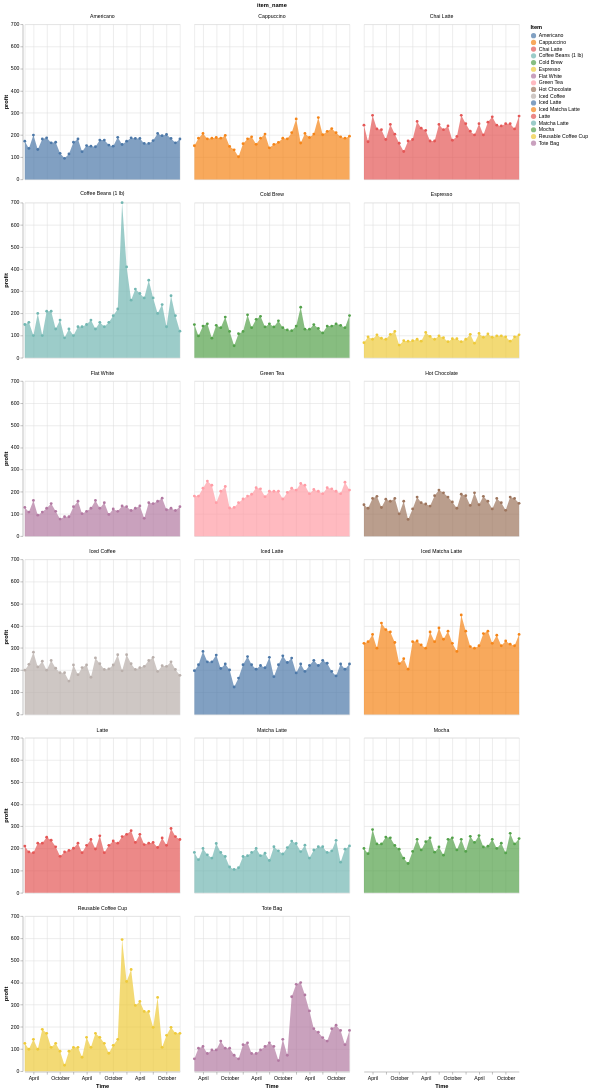

The code cell stored with this chart in its notebook:
### Code cell
item_month_facet = alt.Chart(monthly_items).mark_area(point=True).encode(
    x = alt.X("date_time:T").title("Time"),
    y = alt.Y("profit").title("profit"),
    color = alt.Color("item_name").title("Item")
).facet("item_name", columns = 3)
item_month_facet

### Figure 1 — Vega specification as saved in the notebook (floating-point values rounded to 4 significant figures; data arrays with more than 128 entries replaced by an {"elided": "..."} marker saying what was removed)
{"$schema": "https://vega.github.io/schema/vega/v5.json", "data": [{"name": "source_0", "values": {"elided": "612 records"}, "transform": [{"type": "formula", "expr": "toDate(datum['date_time'])", "as": "date_time"}]}, {"name": "facet_domain", "values": [{"item_name": "Americano", "count": 36}, {"item_name": "Cappuccino", "count": 36}, {"item_name": "Chai Latte", "count": 36}, {"item_name": "Coffee Beans (1 lb)", "count": 36}, {"item_name": "Cold Brew", "count": 36}, {"item_name": "Espresso", "count": 36}, {"item_name": "Flat White", "count": 36}, {"item_name": "Green Tea", "count": 36}, {"item_name": "Hot Chocolate", "count": 36}, {"item_name": "Iced Coffee", "count": 36}, {"item_name": "Iced Latte", "count": 36}, {"item_name": "Iced Matcha Latte", "count": 36}, {"item_name": "Latte", "count": 36}, {"item_name": "Matcha Latte", "count": 36}, {"item_name": "Mocha", "count": 36}, {"item_name": "Reusable Coffee Cup", "count": 36}, {"item_name": "Tote Bag", "count": 36}]}, {"name": "facet_domain_row", "values": [{"data": 0.0}, {"data": 1.0}, {"data": 2.0}, {"data": 3.0}, {"data": 4.0}, {"data": 5.0}]}, {"name": "facet_domain_column", "transform": [{"type": "sequence", "start": 0.0, "stop": {"signal": "min(length(data(\"facet_domain\")), 3)"}}]}, {"name": "data_1", "values": {"elided": "612 records"}, "transform": [{"type": "formula", "expr": "toDate(datum['date_time'])", "as": "date_time"}]}, {"name": "data_2", "values": {"elided": "612 records"}, "transform": [{"type": "formula", "expr": "toDate(datum['date_time'])", "as": "date_time"}]}, {"name": "data_1_color_domain_item_name_0", "values": [{"item_name": "Americano"}, {"item_name": "Cappuccino"}, {"item_name": "Chai Latte"}, {"item_name": "Coffee Beans (1 lb)"}, {"item_name": "Cold Brew"}, {"item_name": "Espresso"}, {"item_name": "Flat White"}, {"item_name": "Green Tea"}, {"item_name": "Hot Chocolate"}, {"item_name": "Iced Coffee"}, {"item_name": "Iced Latte"}, {"item_name": "Iced Matcha Latte"}, {"item_name": "Latte"}, {"item_name": "Matcha Latte"}, {"item_name": "Mocha"}, {"item_name": "Reusable Coffee Cup"}, {"item_name": "Tote Bag"}]}, {"name": "data_2_color_domain_item_name_1", "values": [{"item_name": "Americano"}, {"item_name": "Cappuccino"}, {"item_name": "Chai Latte"}, {"item_name": "Coffee Beans (1 lb)"}, {"item_name": "Cold Brew"}, {"item_name": "Espresso"}, {"item_name": "Flat White"}, {"item_name": "Green Tea"}, {"item_name": "Hot Chocolate"}, {"item_name": "Iced Coffee"}, {"item_name": "Iced Latte"}, {"item_name": "Iced Matcha Latte"}, {"item_name": "Latte"}, {"item_name": "Matcha Latte"}, {"item_name": "Mocha"}, {"item_name": "Reusable Coffee Cup"}, {"item_name": "Tote Bag"}]}], "signals": [{"name": "child_width", "value": 300}, {"name": "child_height", "value": 300}], "marks": [{"type": "group", "name": "facet-title", "title": {"text": "item_name", "offset": 10, "style": "guide-title"}, "role": "column-title"}, {"type": "group", "name": "row_header", "from": {"data": "facet_domain_row"}, "encode": {"update": {"height": {"signal": "child_height"}}}, "axes": [{"scale": "y", "zindex": 0, "tickCount": {"signal": "ceil(child_height/40)"}, "grid": false, "orient": "left", "title": "profit", "labelOverlap": true}], "role": "row-header"}, {"type": "group", "name": "column_footer", "from": {"data": "facet_domain_column"}, "encode": {"update": {"width": {"signal": "child_width"}}}, "axes": [{"scale": "x", "title": "Time", "tickCount": {"signal": "ceil(child_width/40)"}, "zindex": 0, "labelOverlap": true, "orient": "bottom", "labelFlush": true, "grid": false}], "role": "column-footer"}, {"type": "group", "name": "cell", "from": {"facet": {"data": "source_0", "name": "facet", "groupby": ["item_name"]}}, "sort": {"field": ["datum[\"item_name\"]"], "order": ["ascending"]}, "encode": {"update": {"width": {"signal": "child_width"}, "height": {"signal": "child_height"}}}, "data": [{"name": "data_0", "source": "facet", "transform": [{"type": "impute", "field": "profit", "key": "date_time", "method": "value", "groupby": ["item_name"], "value": 0}, {"type": "stack", "field": "profit", "groupby": ["date_time"], "sort": {"field": ["item_name"], "order": ["descending"]}, "as": ["profit_start", "profit_end"], "offset": "zero"}]}, {"name": "data_1", "source": "facet", "transform": [{"type": "stack", "field": "profit", "groupby": ["date_time"], "sort": {"field": ["item_name"], "order": ["descending"]}, "as": ["profit_start", "profit_end"], "offset": "zero"}, {"type": "filter", "expr": "(isDate(datum[\"date_time\"]) || (isValid(datum[\"date_time\"]) && isFinite(+datum[\"date_time\"]))) && isValid(datum[\"profit\"]) && isFinite(+datum[\"profit\"])"}, {"type": "project", "fields": ["date_time", "item_name", "profit_end"]}]}], "marks": [{"type": "group", "name": "child_layer_0_pathgroup", "from": {"facet": {"data": "data_0", "name": "faceted_path_child_layer_0_main", "groupby": ["item_name"]}}, "encode": {"update": {"width": {"field": {"signal": null, "datum": null, "group": "width", "parent": null}}, "height": {"field": {"signal": null, "datum": null, "group": "height", "parent": null}}}}, "marks": [{"type": "area", "name": "child_layer_0_marks", "from": {"data": "faceted_path_child_layer_0_main"}, "sort": {"field": "x"}, "encode": {"update": {"y": {"field": "profit_end", "scale": "y"}, "x": {"field": "date_time", "scale": "x"}, "defined": {"signal": "isValid(datum[\"date_time\"]) && isFinite(+datum[\"date_time\"]) && isValid(datum[\"profit\"]) && isFinite(+datum[\"profit\"])"}, "opacity": {"value": 0.7}, "orient": {"value": "vertical"}, "fill": {"field": "item_name", "scale": "color"}, "y2": {"field": "profit_start", "scale": "y"}}}, "style": ["area"]}]}, {"type": "symbol", "name": "child_layer_1_marks", "from": {"data": "data_1"}, "encode": {"update": {"opacity": {"value": 1}, "fill": {"field": "item_name", "scale": "color"}, "y": {"field": "profit_end", "scale": "y"}, "x": {"field": "date_time", "scale": "x"}}}, "style": ["point"]}], "axes": [{"scale": "x", "zindex": 0, "gridScale": "y", "labels": false, "aria": false, "domain": false, "orient": "bottom", "maxExtent": 0, "tickCount": {"signal": "ceil(child_width/40)"}, "minExtent": 0, "grid": true, "ticks": false}, {"scale": "y", "domain": false, "orient": "left", "gridScale": "x", "ticks": false, "zindex": 0, "grid": true, "labels": false, "aria": false, "maxExtent": 0, "minExtent": 0, "tickCount": {"signal": "ceil(child_height/40)"}}], "title": {"text": {"signal": "isValid(parent[\"item_name\"]) ? parent[\"item_name\"] : \"\"+parent[\"item_name\"]"}, "style": "guide-label", "frame": "group", "offset": 10}, "style": "cell"}], "scales": [{"name": "x", "type": "time", "domain": {"fields": [{"data": "data_1", "field": "date_time"}, {"data": "data_2", "field": "date_time"}]}, "range": [0, {"signal": "child_width"}]}, {"name": "y", "type": "linear", "domain": {"fields": [{"data": "data_1", "field": "profit_start"}, {"data": "data_1", "field": "profit_end"}, {"data": "data_2", "field": "profit_start"}, {"data": "data_2", "field": "profit_end"}]}, "range": [{"signal": "child_height"}, 0], "nice": true, "zero": true}, {"name": "color", "type": "ordinal", "domain": {"fields": [{"data": "data_1_color_domain_item_name_0", "field": "item_name"}, {"data": "data_2_color_domain_item_name_1", "field": "item_name"}], "sort": true}, "range": "category"}], "background": "white", "legends": [{"title": "Item", "fill": "color", "symbolType": "circle", "encode": {"symbols": {"update": {"opacity": {"value": 0.7}}}}}], "padding": 5, "layout": {"padding": 20, "bounds": "full", "align": "all", "columns": 3}}
